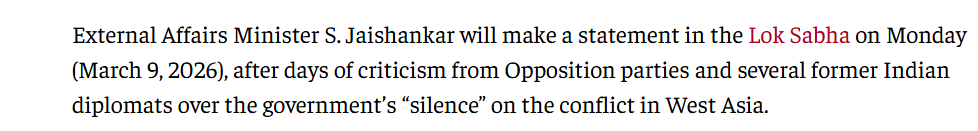
#> input picture temp_27ccc92f-e820-4502-be84-a7b97218045f.png, 978 x 131 px
$ python -i ocr.py   (imports and definitions only)
#> lines starting #> are read from the running program, lines starting #| are printed output that depends on the picture; after the words box and inside, x2 and y2 are one past the last pixel; in counts of white or black regions, pixels touching at a corner belong together
#> further down, picture is the input picture: shape (131, 978, 3); mean B, G, R 233.4, 233.3, 233.9
import re

import cv2
import pytesseract
from pytesseract import Output


def preprocess_variants(image_bgr):
    gray = cv2.cvtColor(image_bgr, cv2.COLOR_BGR2GRAY)
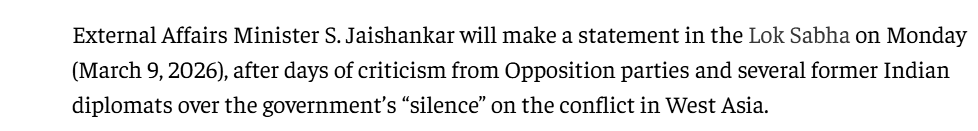
#> gray: shape (131, 978); min 0, max 255, mean 233.5
    upscaled = cv2.resize(gray, None, fx=2.0, fy=2.0, interpolation=cv2.INTER_CUBIC)
    denoised = cv2.GaussianBlur(upscaled, (3, 3), 0)
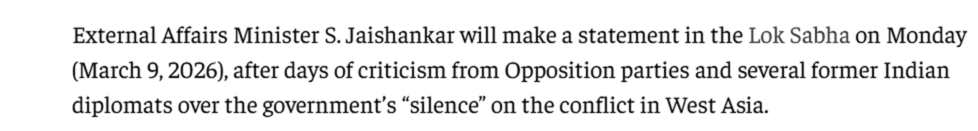
#> denoised: shape (262, 1956) (shown at 1/2 size); min 1, max 255, mean 232.8
    adaptive = cv2.adaptiveThreshold(
        denoised,
        255,
        cv2.ADAPTIVE_THRESH_GAUSSIAN_C,
        cv2.THRESH_BINARY,
        31,
        11,
    )
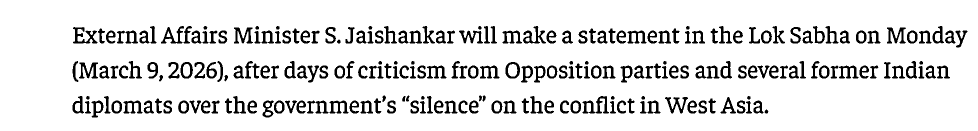
#> adaptive: shape (262, 1956) (shown at 1/2 size); 88.8% white; 226 black regions, largest, box (x1, y1, x2, y2) and area: (1165, 192, 1218, 227) 765, (146, 54, 195, 87) 689, (1046, 52, 1092, 87) 627
    otsu = cv2.threshold(denoised, 0, 255, cv2.THRESH_BINARY + cv2.THRESH_OTSU)[1]
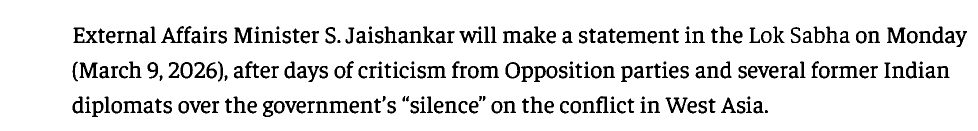
#> otsu: shape (262, 1956) (shown at 1/2 size); 89.5% white; 227 black regions, largest, box (x1, y1, x2, y2) and area: (147, 55, 195, 86) 629, (468, 55, 505, 86) 610, (1774, 55, 1811, 86) 610
    return [upscaled, adaptive, otsu]


# [95 lines left out: functions ocr_variant, text_quality, score_ocr_candidate, choose_best_ocr_result, not called in this run]

>>> import cv2
>>> picture = cv2.imread('../temp_27ccc92f-e820-4502-be84-a7b97218045f.png')
>>> result = preprocess_variants(picture)
#> result = 3 items
